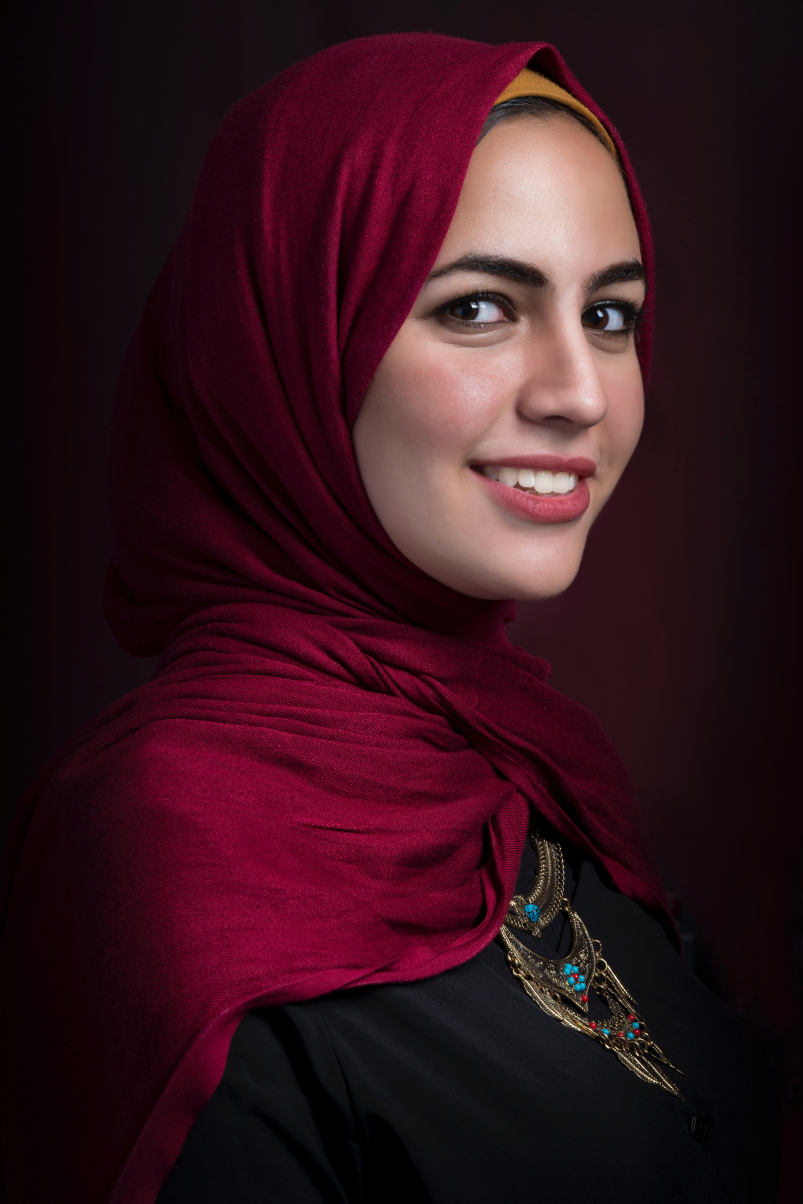
#> input picture images/sample1.jpg, 4011 x 6016 px (shown at 1/5 size)
$ python facerPy.py --input-file images/sample1.jpg
#> lines starting #> are read from the running program, lines starting #| are printed output that depends on the picture
#!/usr/bin/env Python

import os
import sys
import time
import logging
import argparse
from PIL import Image, ImageEnhance, ImageOps, ImageFilter
from scipy.spatial.distance import cdist
import numpy as np
import cairosvg
import cv2

logger = logging.getLogger('facerPy')

# [24 lines left out: function dither, not called in this run]

def ditherImage(input_img, threshold=127, mode='floyd-steinberg'):
    if hasattr(input_img, 'filename'):
        logger.info('Performing image dithering on {}.'.format(os.path.basename(input_img.filename)))
    else:
        logger.info('Performing image dithering.')

    dither_img = Image.NONE

    if mode == 'floyd-steinberg':
        dither_img = input_img.convert('1')
    elif mode == 'atkinson':
        m = np.array(input_img)[:,:]
        m2 = dither(m, thresh = threshold)
        dither_img = Image.fromarray(m2[::-1,:])

    return dither_img

def findEdgesInImage(input_img):
    if hasattr(input_img, 'filename'):
        logger.info('Performing image edge filtering on {}.'.format(os.path.basename(input_img.filename)))
    else:
        logger.info('Performing image edge filtering.')

    edge_img = input_img.filter(ImageFilter.FIND_EDGES)

    logger.info('Completed edge filtering.')

    return edge_img

def invertImage(input_img):
    if hasattr(input_img, 'filename'):
        logger.info('Performing image inversion on {}.'.format(os.path.basename(input_img.filename)))
    else:
        logger.info('Performing image inversion.')

    inverted_img = ImageOps.invert(input_img).convert('1')

    return inverted_img

def findFacesInImage(input_img, scaleFactor, minNeighbors, minSize):
    if hasattr(input_img, 'filename'):
        logger.info('Performing face detection on {}.'.format(os.path.basename(input_img.filename)))
    else:
        logger.info('Performing face detection.')

    img = np.array(input_img)
    gray_img = cv2.cvtColor(img, cv2.COLOR_BGR2GRAY)
    face_cascade = cv2.CascadeClassifier(cv2.data.haarcascades + 'haarcascade_frontalface_default.xml')
    faces = face_cascade.detectMultiScale(gray_img, scaleFactor, 0, minNeighbors, minSize)

    if len(faces) == 0:
        logger.warning('No faces found!')
        x, y = input_img.size
        return np.array([])

    logger.info(f'Found {len(faces)} face(s)!')

    return faces

def stringyPlotter(input_img, divisor):
    """
        source: https://github.com/wndaiga/StringyPlotter
    """
    if hasattr(input_img, 'filename'):
        logger.info('Performing stringy plotting on {}.'.format(os.path.basename(input_img.filename)))
    else:
        logger.info('Performing stringy plotting.')

    ii = np.array(input_img)
    iii = np.where(ii==1)
    iiii = np.column_stack(reversed(iii))
    iiiii = iiii[np.random.choice(iiii.shape[0],iiii.shape[0]//divisor,replace=False),:]

    the_first = iiiii[0]
    first_mask  = np.ones(iiiii.shape[0], dtype=bool)
    first_mask[[0]] = False
    the_rest = iiiii[first_mask]
    collection = np.array([the_first])

    for x in range(iiiii.shape[0]-1):
        all_distances = cdist(the_rest, [the_first])
        next_distance = np.min(all_distances)
        distance_match = np.where(all_distances == next_distance)[0][0]
        found_next = the_rest[distance_match]
        collection = np.concatenate([collection,np.array([found_next])])
        next_mask  = np.ones(the_rest.shape[0], dtype=bool)
        next_mask[[distance_match]] = False
        next_rest  = the_rest[next_mask]
        next_first = found_next
        the_first = found_next
        the_rest  = next_rest

    svg_template = '<svg width="{}" height="{}" xmlns="http://www.w3.org/2000/svg">{}</svg>'
    path_template = '<path d="{}" fill="none" stroke="black" />"'
    move_template = 'M {} {} '
    line_template = 'L {} {} '

    path_string = move_template.format(*collection[0])
    for x in collection[1:]:
        path_string += line_template.format(*x)

    return svg_template.format(
            input_img.width,
            input_img.height,
            path_template.format(path_string)
        )

def getParser(parser_formatter):
    parser = argparse.ArgumentParser(formatter_class=parser_formatter)
    parser.add_argument(
        '-i', '--input-file',
        dest='input_file',
        help='file path to the input image.',
    )
    parser.add_argument(
        '-l', '--log-level',
        choices=['debug', 'info', 'warning', 'error', 'critical'],
        default='critical',
        dest='log_level',
        help='set logging level',
    )
    parser.add_argument(
        '-s', '--save',
        action='store_true',
        help='save processed images',
    )
    parser.add_argument(
        '-e', '--ext',
        default='png',
        help='output filetype',
    )
    parser.add_argument(
        '-ri', '--run-interactive',
        action = 'store_true',
        default = False,
        dest = 'interactive',
        help='run interactively.'
    )
    parser.add_argument(
        '-dm', '--dither-mode',
        choices=['atkinson','floyd-steinberg'],
        default='floyd-steinberg',
        dest='dither_mode',
        help='select dithering method',
    )
    parser.add_argument(
        '-dt', '--dither-threshold',
        type = int,
        default=127,
        dest='dither_threshold',
        help='black/white threshold',
    )
    parser.add_argument(
        '-dc', '--dither-contrast',
        type = float,
        dest='dither_contrast',
        help = 'boost contrast by specified factor (default = 1)',
    )
    parser.add_argument(
        '-ds', '--dither-sharpness',
        type = float,
        dest='dither_sharpness',
        help = 'boost sharpness by specified factor (default = 1)',
    )
    parser.add_argument(
        '-dr', '--dither-resize',
        type = int,
        dest='dither_resize',
        help = 'resize pre-dither image on longest dimension',
    )
    parser.add_argument(
        '-osf', '--opencv-scale-factor',
        type = float,
        default = 1.3,
        dest = 'opencv_scaleFactor',
        help = 'opencv scale factor that specifies how much the image size'+
               'is reduced at each scale',
    )
    parser.add_argument(
        '-omn', '--opencv-min-neighbors',
        type = int,
        default = 6,
        dest = 'opencv_minNeighbors',
        help = 'opencv min-neighbors that specifies the quality of detected faces'+
               ' higher number results in fewer detections of higher quality. 3 - 6'+
               ' is a good start.',
    )
    parser.add_argument(
        '-oms', '--opencv-min-size',
        type = int,
        default = 800,
        dest = 'opencv_minSize',
        help = 'opencv min-size that determines how small your detections can be.'+
               '30 > (30,30) is a good start.',
    )
    parser.add_argument(
        '-op','--opencv-padding',
        type = int,
        default = 0,
        dest = 'opencv_padding',
        help = 'padding applied to facial roi from face detector.'
    )
    parser.add_argument(
        '-sd','--stringy-divisor',
        type = int,
        default = 2,
        dest = 'stringy_divisor',
        help = 'determines black pixel division in the image to obtain a sample size for stringy plotting.'
    )
    parser.add_argument(
        '-si', '--stringy-invert',
        action = 'store_true',
        default = False,
        dest = 'stringy_invert',
        help = 'perform pre-string plotting image inversion.'
    )

    return parser

def newImageObject(input_file, string_mod='', save=False):
    if save:
        file_name, ext = os.path.splitext(os.path.basename(input_file))
        dir_path = os.path.dirname(input_file)
        edge_output_path = os.path.join(dir_path, file_name + '_edges{}'.format(string_mod) + ext)
        dither_output_path = os.path.join(dir_path, file_name + '_dithered{}'.format(string_mod) + ext)
        inverted_output_path = os.path.join(dir_path, file_name + '_inverted{}'.format(string_mod) + ext)
        detections_output_path = os.path.join(dir_path, file_name + '_detections{}'.format(string_mod) + ext)
        stringy_output_path = os.path.join(dir_path, file_name + '_stringy{}.svg'.format(string_mod))
    else:
        dither_output_path = None
        edge_output_path = None
        inverted_output_path = None
        detections_output_path = None
        stringy_output_path = None

    return {
        'input': {
            'img': Image.NONE
        },
        'dither': {
            'output_path': dither_output_path,
            'img': Image.NONE
        },
        'inverted': {
            'output_path': inverted_output_path,
            'img': Image.NONE
        },
        'edge': {
            'output_path': edge_output_path,
            'img': Image.NONE
        },
        'stringy': {
            'output_path': stringy_output_path,
            'img': Image.NONE
        },
    }

# [32 lines left out: functions saveImages, interactiveHalt, not called in this run]

def generateImageObjects(faces, imgs, ext, padding, interactive=False, save=False):
    file_name, _ = os.path.splitext(os.path.basename(imgs['original'].filename))
    dir_path = os.path.dirname(imgs['original'].filename)
    output_basepath = os.path.join(dir_path, file_name+'.'+ext)

    if len(faces) > 0:
        cv2_img = cv2.cvtColor(np.array(imgs['original']), cv2.COLOR_RGB2BGR)
        for index, (x,y,w,h) in enumerate(faces):
            cv2.rectangle(cv2_img, (x, y), (x + w, y + h), (0, 255, 0), 2)
            img_obj = newImageObject(output_basepath, '_face{}'.format(index+1), save)
            img_obj['input']['img'] = Image.fromarray(
                np.array(imgs['original'])[
                    y - padding:y + h + padding,
                    x - padding:x + w  + padding
                ]).convert('L')
            imgs['faces']['img'] = Image.fromarray(cv2.cvtColor(cv2_img, cv2.COLOR_BGR2RGB))
            imgs['enhanced'].append(img_obj)
    else:
        interactiveHalt(interactive, 'No faces found! Continue?')
        img_obj = newImageObject(output_basepath, save=True)
        img_obj['input']['img'] = imgs['original'].convert('L')

        imgs['enhanced'].append(img_obj)

    return imgs

def main():
    parser = getParser(argparse.ArgumentDefaultsHelpFormatter)
    args = parser.parse_args()

    if not os.path.exists(args.input_file):
        logger.error('Input file path not valid!')
        sys.exit(1)

    logging.basicConfig(
        level=logging.getLevelName(args.log_level.upper()),
        format='%(asctime)s - %(name)s - %(levelname)s - %(message)s',
        datefmt='%d-%b-%y %H:%M:%S'
    )

    imgs = {
        'original': Image.open(args.input_file),
        'faces': {
            'output_path': os.path.join(
                os.path.dirname(args.input_file),
                os.path.splitext(os.path.basename(args.input_file))[0] + '_faces.' + args.ext
            ),
            'img': Image.NONE
        },
        'enhanced': [],
    }

    start_time = time.time()
    faces = findFacesInImage(
        imgs['original'],
        args.opencv_scaleFactor,
        args.opencv_minNeighbors,
        (args.opencv_minSize,)*2
    )
#> in findFacesInImage, img is the input picture: shape (6016, 4011, 3); mean R, G, B 52.7, 20.4, 28.7
#> in findFacesInImage, `gray_img = cv2.cvtColor(img, cv2.COLOR_BGR2GRAY)`:
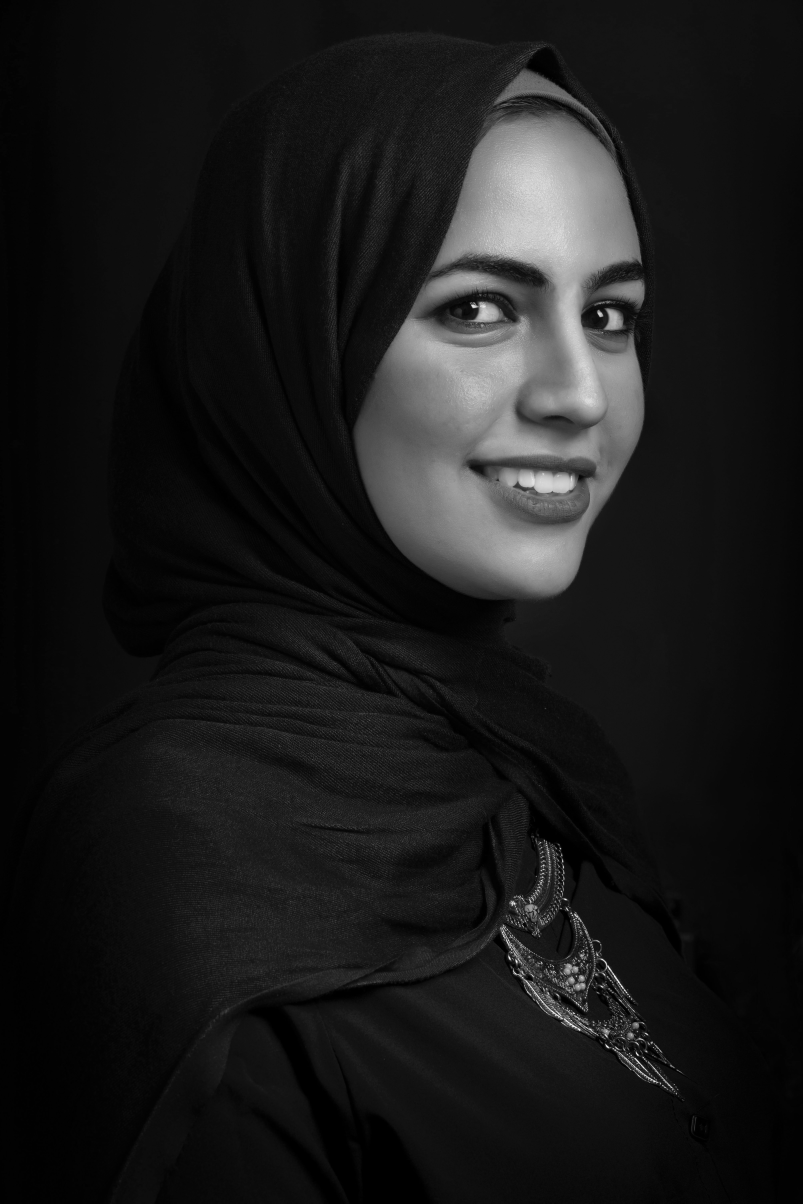
#> gray_img: shape (6016, 4011) (shown at 1/5 size); min 0, max 255, mean 26.6
#> in findFacesInImage, `faces = face_cascade.detectMultiScale(gray_img, scaleFactor, 0, minNei..`: faces = 38 rows, first 6: [2150, 1126, 1228, 1228], [2201, 1126, 1228, 1228], [1996, 798, 1597, 1597], [2063, 798, 1597, 1597], [1863, 865, 1597, 1597], [1930, 865, 1597, 1597]
    generateImageObjects(faces, imgs, args.ext, args.opencv_padding, args.interactive, args.save)
#> in generateImageObjects, `dir_path = os.path.dirname(imgs['original'].filename)`: dir_path = 'images'
#> the loop in generateImageObjects, `for index, (x,y,w,h) in enumerate(faces):` made 38 passes
#> (x, y, w, h) on passes 1 to 12: (2150, 1126, 1228, 1228), (2201, 1126, 1228, 1228), (1996, 798, 1597, 1597), (2063, 798, 1597, 1597), (1863, 865, 1597, 1597), (1930, 865, 1597, 1597), (1996, 865, 1597, 1597), (2063, 865, 1597, 1597), (1863, 932, 1597, 1597), (1930, 932, 1597, 1597), (1996, 932, 1597, 1597), (2063, 932, 1597, 1597)
#> after the loop in generateImageObjects, `for index, (x,y,w,h) in enumerate(faces):`:
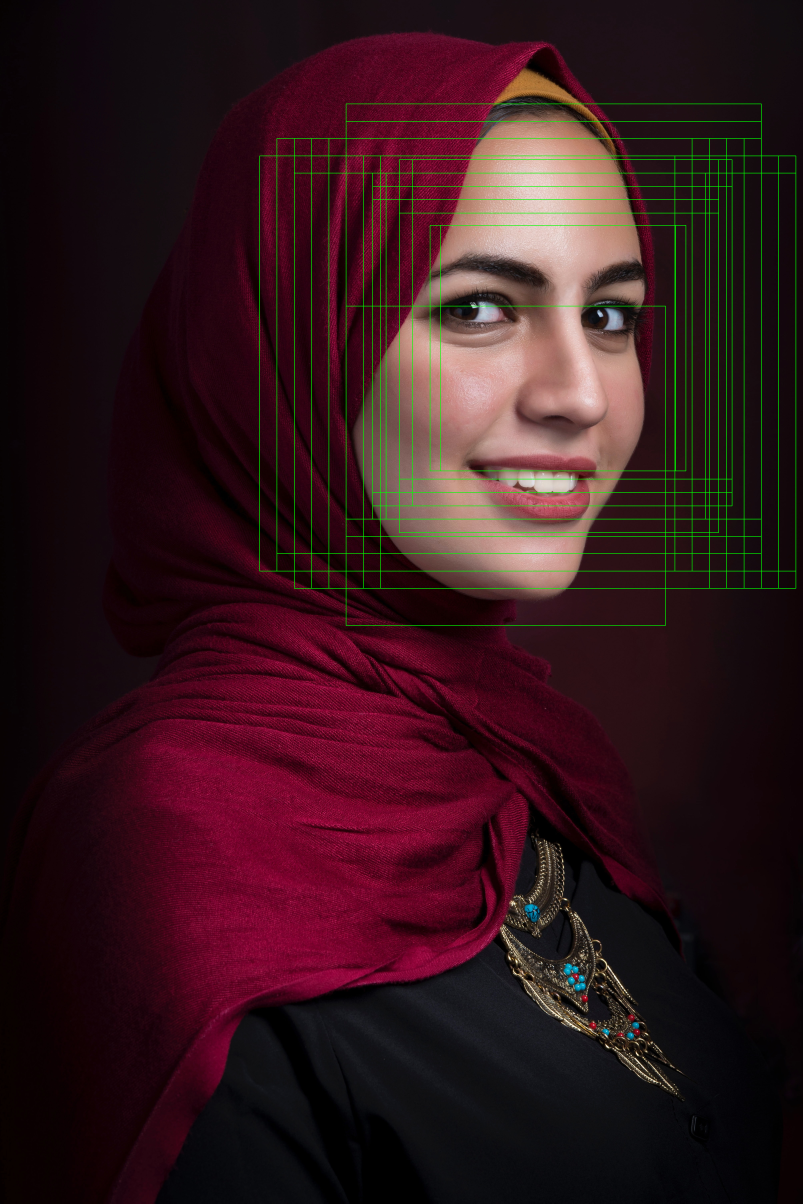
#> cv2_img: shape (6016, 4011, 3) (shown at 1/5 size); mean B, G, R 28.2, 23, 51.8
#> after the loop in generateImageObjects, `for index, (x,y,w,h) in enumerate(faces):`: imgs = 3 items

    for index, img_obj in enumerate(imgs['enhanced']):
        if index > 0:
            interactiveHalt(args.interactive, 'Perform processing on next frame?', saveImages, imgs=imgs)

        img_obj['edge']['img'] = findEdgesInImage(img_obj['input']['img'])
        pre_dither_img = img_obj['edge']['img']

        if args.dither_contrast:
            pre_dither_img = ImageEnhance.Contrast(pre_dither_img).enhance(args.dither_contrast)
        if args.dither_resize:
            pre_dither_img.thumbnail((args.dither_resize,) * 2, 3)
        if args.dither_sharpness:
            pre_dither_img = ImageEnhance.Sharpness(pre_dither_img).enhance(args.dither_sharpness)

        img_obj['dither']['img'] = ditherImage(
            pre_dither_img,
            args.dither_threshold,
            args.dither_mode,
        )

        img_obj['inverted']['img'] = invertImage(img_obj['dither']['img'])

        if (args.stringy_invert):
            pre_stringy_img = img_obj['inverted']['img']
        else:
            pre_stringy_img = img_obj['dither']['img'].convert('1')

        img_obj['stringy']['img'] = stringyPlotter(pre_stringy_img, args.stringy_divisor)
#> this loop made 1 pass
#> pass 1, in findEdgesInImage, `edge_img = input_img.filter(ImageFilter.FIND_EDGES)`:
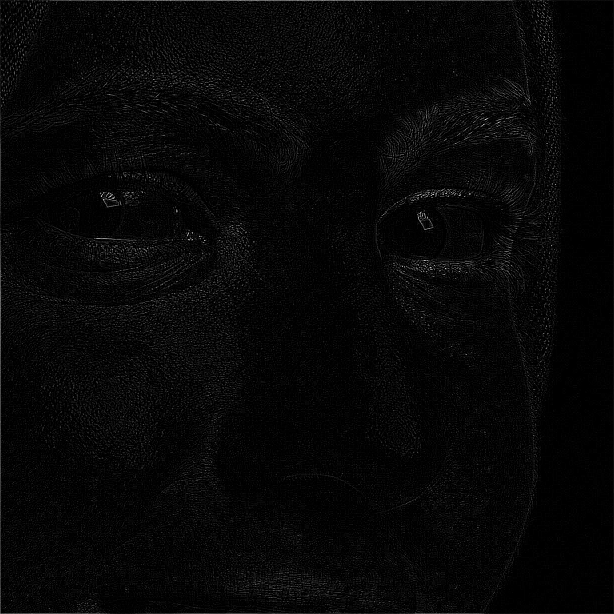
#> edge_img: PIL image 1228x1228 L (shown at 1/2 size); min 0, max 255, mean 6.9
#> pass 1, in ditherImage, `dither_img = input_img.convert('1')`:
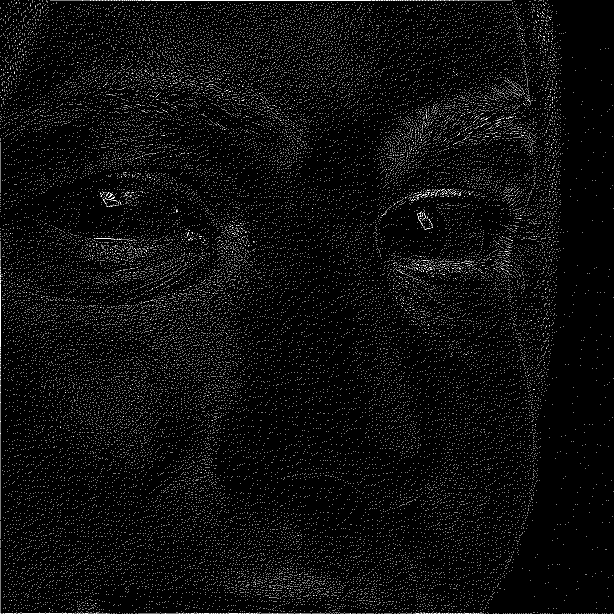
#> dither_img: PIL image 1228x1228 1 (shown at 1/2 size); 2.5% white in thin lines or dots
#> pass 1, in invertImage, `inverted_img = ImageOps.invert(input_img).convert('1')`:
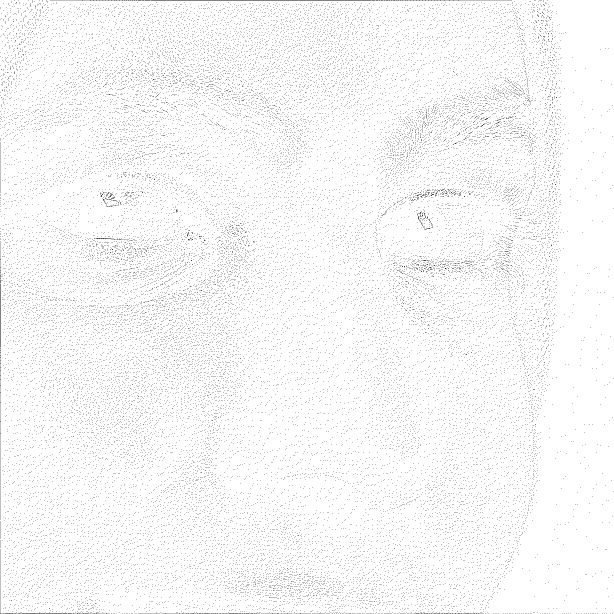
#> inverted_img: PIL image 1228x1228 1 (shown at 1/2 size); 97.5% white; black in thin lines or dots

    saveImages(imgs)
    end_time = time.time()
    logger.info('Image processing complete! Total Time Taken: {:.2f} seconds.'.format(end_time - start_time))

if __name__ == '__main__':
#> (the run stopped early here; a loop or call above may not have finished)
